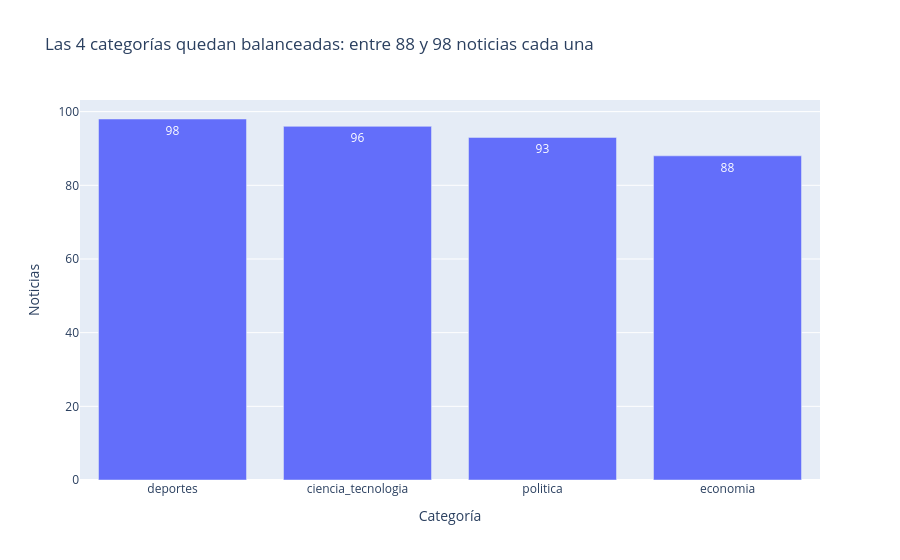

The code cell stored with this chart in its notebook:
### Code cell
conteo = df["etiqueta"].value_counts().reset_index()
fig = px.bar(
    conteo, x="etiqueta", y="count", text="count",
    labels={"etiqueta": "Categoría", "count": "Noticias"},
    title=f"Las 4 categorías quedan balanceadas: entre {conteo['count'].min()} y {conteo['count'].max()} noticias cada una",
)
fig.show()

### Figure 1 — Plotly figure (JSON) as saved in the notebook; plotly's stock layout.template omitted (floating-point values rounded to 4 significant figures)
{"data": [{"hovertemplate": "Categoría=%{x}<br>Noticias=%{text}<extra></extra>", "legendgroup": "", "marker": {"color": "#636efa", "pattern": {"shape": ""}}, "name": "", "orientation": "v", "showlegend": false, "text": [98.0, 96.0, 93.0, 88.0], "textposition": "auto", "type": "bar", "x": ["deportes", "ciencia_tecnologia", "politica", "economia"], "xaxis": "x", "y": [98, 96, 93, 88], "yaxis": "y"}], "layout": {"barmode": "relative", "legend": {"tracegroupgap": 0}, "title": {"text": "Las 4 categorías quedan balanceadas: entre 88 y 98 noticias cada una"}, "xaxis": {"anchor": "y", "domain": [0.0, 1.0], "title": {"text": "Categoría"}}, "yaxis": {"anchor": "x", "domain": [0.0, 1.0], "title": {"text": "Noticias"}}}}
